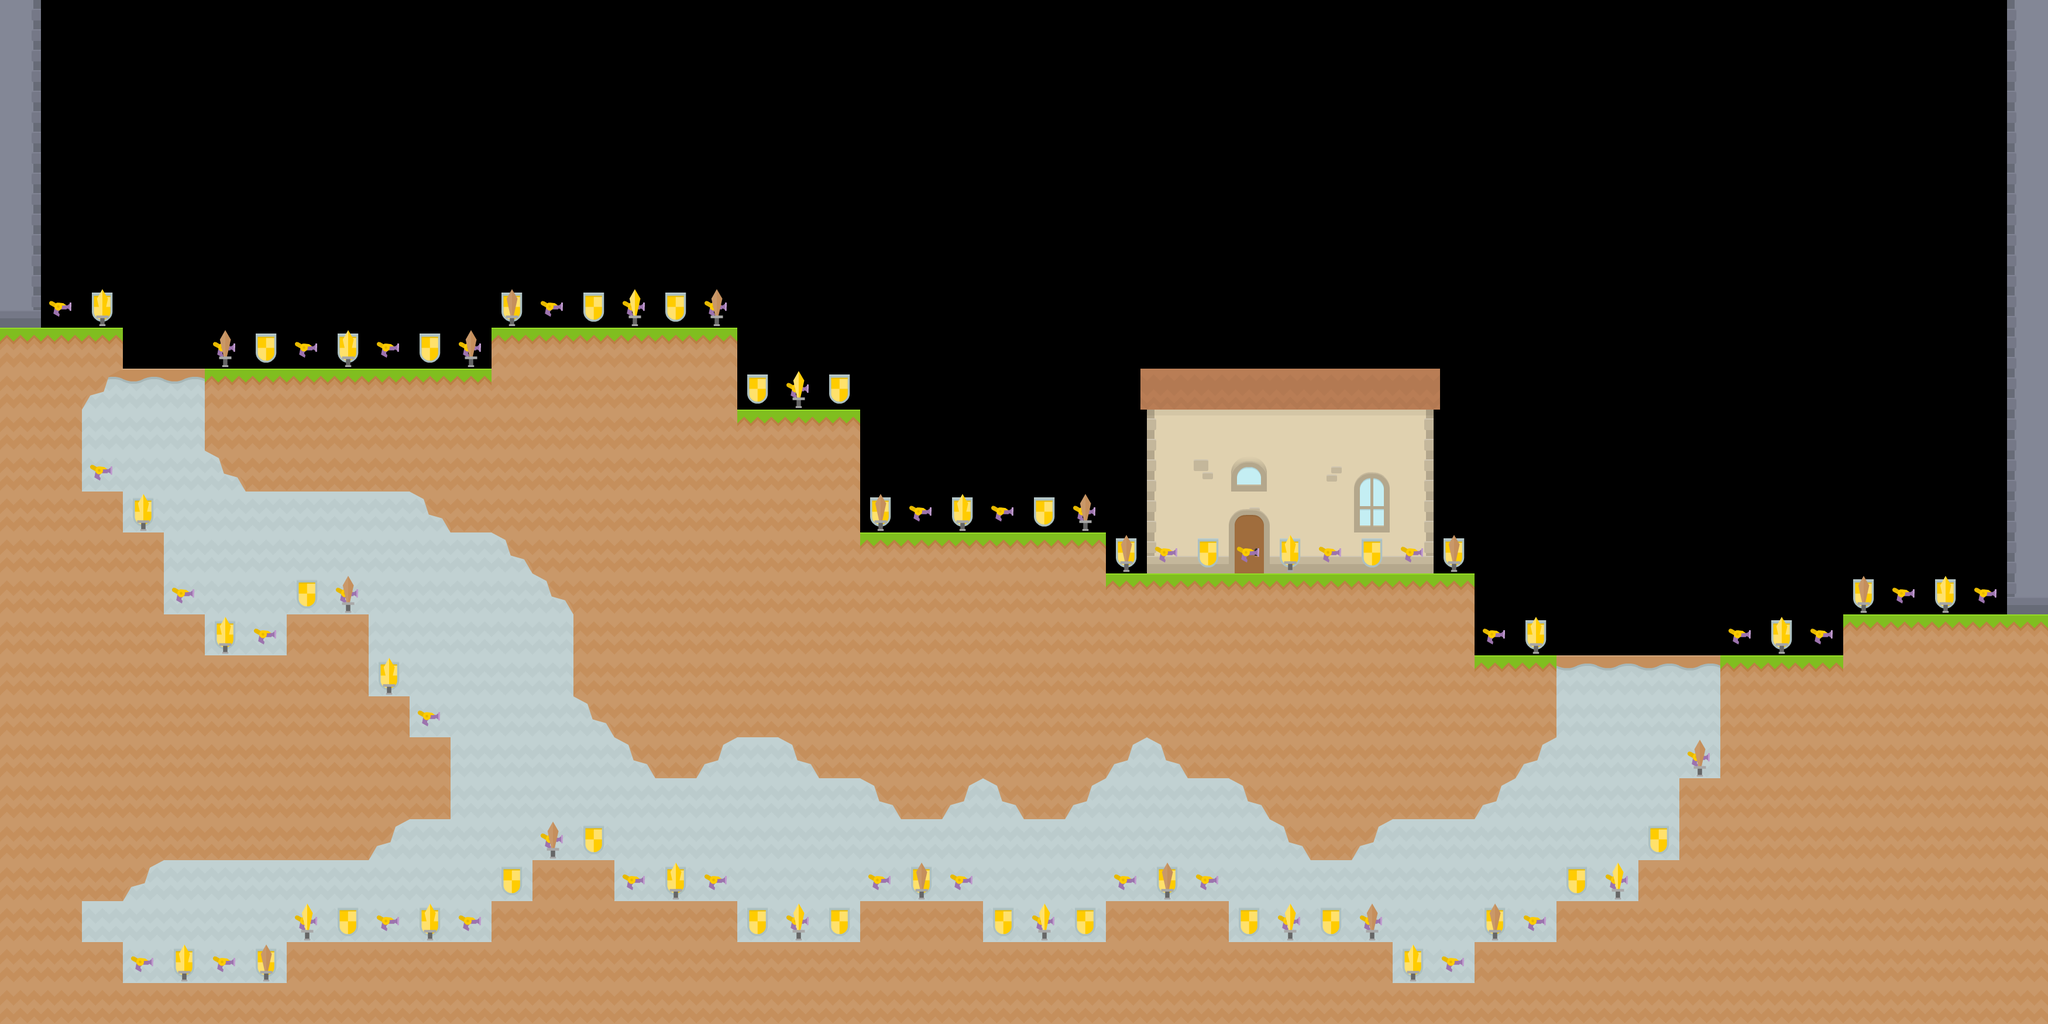

A 2D game scene composited from a Tiled map and its tileset images. What follows is a short description and the map's XML, with each tile layer's data collapsed to a summary:
An orthogonal 50x25 tile map with 70x70 px tiles, 7 tile layers (Background, Background 2, Foreground, Weapon Spawns, ...), 6 tilesets.

<map version="1.0" orientation="orthogonal" width="50" height="25" tilewidth="70" tileheight="70">
 <tileset firstgid="1" name="base_pack" tilewidth="70" tileheight="70" spacing="2">
  <image source="base_pack.png" width="914" height="936" />
 </tileset>
 <tileset firstgid="157" name="buildings_pack" tilewidth="70" tileheight="70">
  <image source="buildings_pack.png" width="980" height="490" />
 </tileset>
 <tileset firstgid="255" name="ice_pack" tilewidth="70" tileheight="70">
  <image source="ice_pack.png" width="980" height="490" />
 </tileset>
 <tileset firstgid="353" name="industrial_pack" tilewidth="70" tileheight="70">
  <image source="industrial_pack.png" width="980" height="560" />
 </tileset>
 <tileset firstgid="465" name="request_pack" tilewidth="70" tileheight="70">
  <image source="request_pack.png" width="980" height="490" />
 </tileset>
 <tileset firstgid="563" name="shroom_pack" tilewidth="70" tileheight="70" spacing="1">
  <image source="shroom_pack.png" width="512" height="512" />
 </tileset>
 <layer name="Background" width="50" height="25">
  <properties>
   <property name="Dark" value="True" />
   <property name="Solid" value="False" />
  </properties>
  <data>[1250 cells, 624 non-empty, 16 distinct tile ids]</data>
 </layer>
 <layer name="Background 2" width="50" height="25">
  <properties>
   <property name="Dark" value="True" />
   <property name="Solid" value="False" />
  </properties>
  <data>[1250 cells, 28 non-empty, 7 distinct tile ids]</data>
 </layer>
 <layer name="Foreground" width="50" height="25">
  <properties>
   <property name="Solid" value="True" />
  </properties>
  <data>[1250 cells, 471 non-empty, 6 distinct tile ids]</data>
 </layer>
 <layer name="Weapon Spawns" width="50" height="25">
  <properties>
   <property name="Spawn" value="Weapon" />
  </properties>
  <data>[1250 cells, 46 non-empty, 1 distinct tile ids]</data>
 </layer>
 <layer name="Armor Spawns" width="50" height="25">
  <properties>
   <property name="Spawn" value="Armor" />
  </properties>
  <data>[1250 cells, 44 non-empty, 1 distinct tile ids]</data>
 </layer>
 <layer name="Player Spawns" width="50" height="25">
  <properties>
   <property name="Spawn" value="Player" />
  </properties>
  <data>[1250 cells, 21 non-empty, 1 distinct tile ids]</data>
 </layer>
 <layer name="Enemy Spawns" width="50" height="25">
  <properties>
   <property name="Spawn" value="Enemy" />
  </properties>
  <data>[1250 cells, 17 non-empty, 1 distinct tile ids]</data>
 </layer>
</map>
